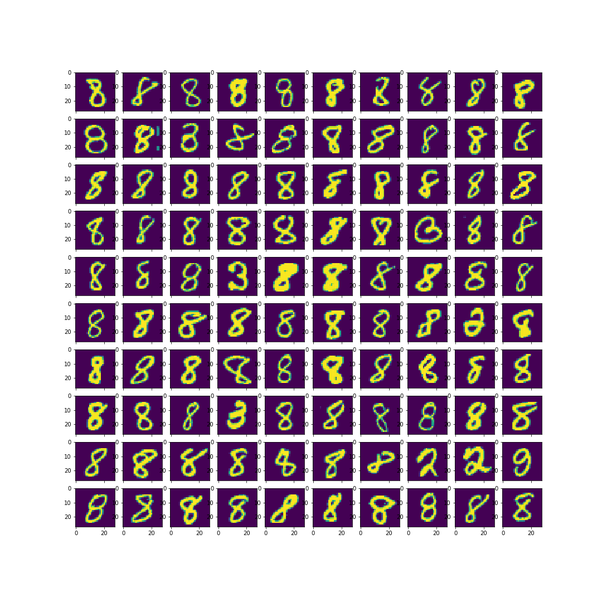
#> input picture assets/mnist_8.png, 602 x 602 px
$ jupyter execute --allow-errors clustering-lesson.ipynb   (shell and % lines are left out)
#> lines starting #> are read from the running program, lines starting #| are printed output that depends on the picture
[cell 1]
# Install required packages if not available


import sys

# Lesson 3: Clustering

### Review

**Question** What is clustering?

**Question** Do we have correct labels available for clustering?

Let's review the example we saw last time. The code below reads our data points from a file and then creates a scatterplot.

[cell 2]
# import necessary packages
import matplotlib.pyplot as plt
import pandas
import numpy as np

# Read the data, and put it into a variable.
#> (the rest of this cell did not finish here and is left out)

#> (a cell that did not finish here is left out)

### K-Means Clustering

K-means clustering is commonly used method to find the clusters within data. The method accepts an argument **k** which specifies how many clusters we want to find in data.

The method returns the centroid (center) of the K clusters. That's why the name of the method is K-Means.

K-means find the minimum distance of each datapoint from each of the centroids. Each point is assigned to the cluster whose centroid is closest to that point.

#> (a cell that did not finish here is left out)

### Activity 1

Let's suppose there are two clusters and their centroids are point A and B as shown above.

**Question** - Which centroid is closest to the new point marked as 'x' below. Which cluster this new point belongs to?

### Clustering example : Handwritten Digits
In below figures, we can see the clusters of handwritten digits. Figure 1 (a) shows the single cluster of handwritten digit 8 and Figure 1 (b) shows the clusters of handwritten digits 0 - 9.

[cell 5]
import matplotlib.pyplot as plt
import matplotlib.image as mpimg
from matplotlib import rcParams
from PIL import Image


# figure size in inches optional
rcParams['figure.figsize'] = 20,20

# read images
img_A = Image.open('../assets/mnist_8.png')
#> img_A is the input picture: PIL image 602x602 RGBA; mean R, G, B, A 179.3, 161.3, 176.8, 255
img_B = Image.open('../assets/mnist_all.png')
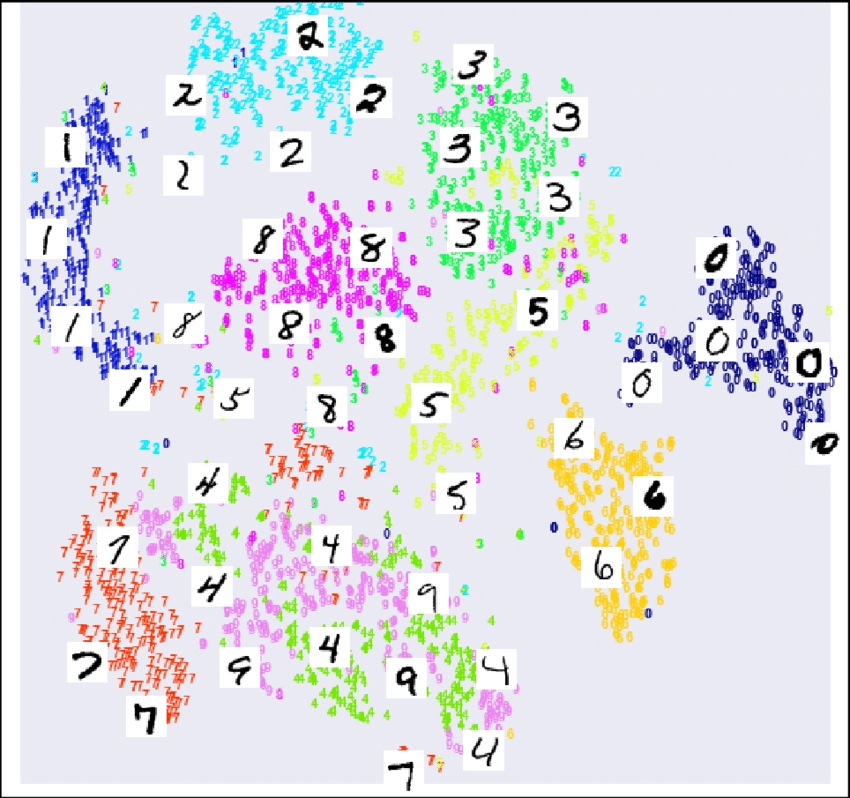
#> input picture assets/mnist_all.png, 850 x 798 px
#> img_B is the input picture: PIL image 850x798 P; mean R, G, B 222.5, 223.2, 228
img_B = img_B.resize(img_A.size)
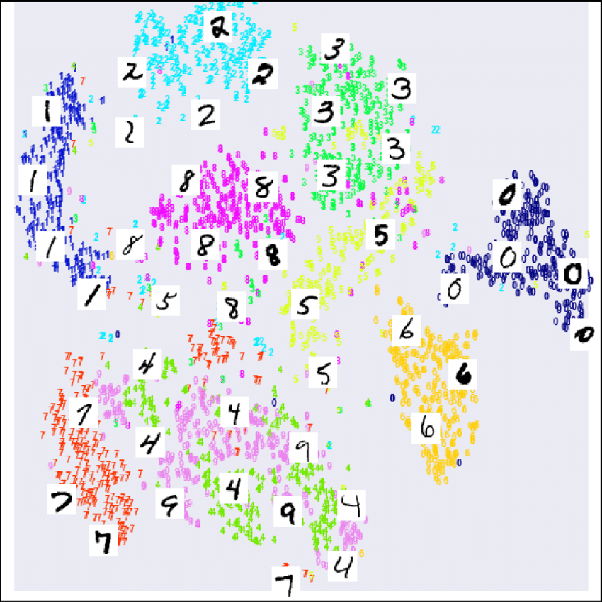
#> img_B: PIL image 602x602 P; mean R, G, B 222.4, 223.2, 227.9
# display images
fig, ax = plt.subplots(1,2)


ax[0].imshow(img_A);
ax[0].axis('off')
ax[0].set_title("Figure 1(a): Single cluster of handwritten digit 8", fontsize = 20)
ax[1].imshow(img_B);
ax[1].axis('off')
a = ax[1].set_title("Figure 1(b): Clusters of handwritten digits 0 - 9", fontsize = 20)
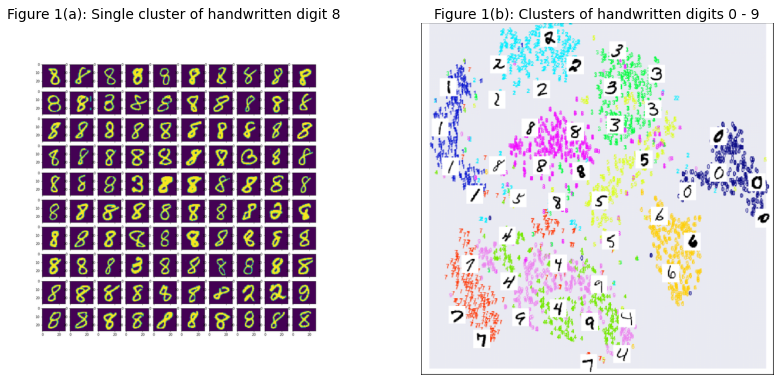
#> figure drawn by matplotlib, 2 panels
